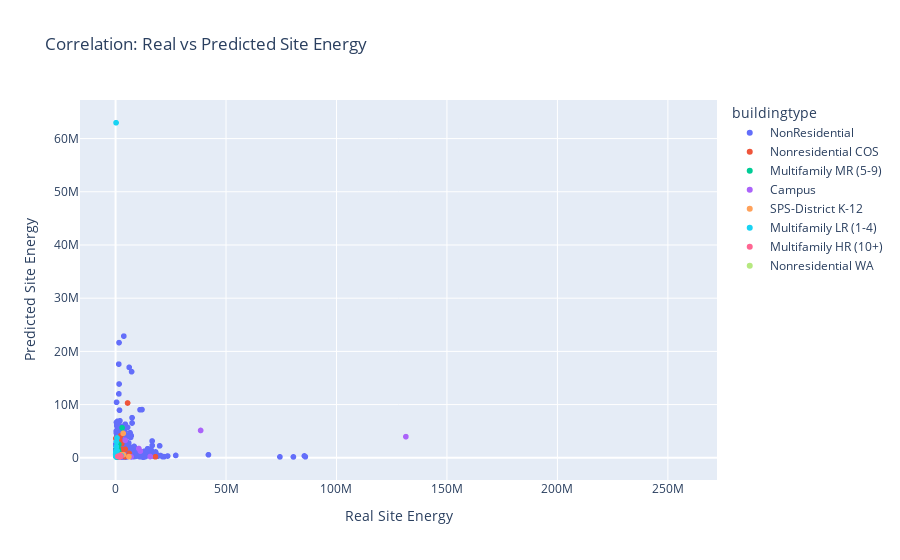

The notebook cell this image was saved under:
### Code cell
import plotly.express as px
import plotly.offline as pyo

# Initialize notebook mode
pyo.init_notebook_mode(connected=True)
X_graph = pd.DataFrame()
X_graph['real_siteenergy'] = np.exp(Y['log_siteenergyusekwh'])
X_graph['train_pred_siteenergy'] = pd.DataFrame(np.exp(model_tm.predict(X_test)))[1]
X_graph['largestpropertyusetypegfa'] = X['largestpropertyusetypegfa']
X_graph['buildingtype'] = X['buildingtype']
# Count the number of observations
X_graph['num_observations'] = len(X_graph)

pd.DataFrame(np.exp(model_tm.predict(X)))[1]
# Create a scatter plot for real_siteenergy vs train_pred_siteenergy
fig2 = px.scatter(data_frame=X_graph, x='real_siteenergy', y='train_pred_siteenergy', title='Correlation: Real vs Predicted Site Energy',
                 hover_data=['largestpropertyusetypegfa', 'num_observations'], color='buildingtype')
fig2.update_xaxes(title='Real Site Energy')
fig2.update_yaxes(title='Predicted Site Energy')
fig2

### Figure 1 — Plotly figure (JSON) as saved in the notebook; plotly's stock layout.template omitted (floating-point values rounded to 4 significant figures; data arrays with more than 128 entries replaced by an {"elided": "..."} marker saying what was removed)
{"data": [{"customdata": {"elided": "1428x2 int values"}, "hovertemplate": "buildingtype=NonResidential<br>real_siteenergy=%{x}<br>train_pred_siteenergy=%{y}<br>largestpropertyusetypegfa=%{customdata[0]}<br>num_observations=%{customdata[1]}<extra></extra>", "legendgroup": "NonResidential", "marker": {"color": "#636efa", "symbol": "circle"}, "mode": "markers", "name": "NonResidential", "showlegend": true, "type": "scattergl", "x": {"elided": "1428 float values"}, "xaxis": "x", "y": {"elided": "1428 float values"}, "yaxis": "y"}, {"customdata": {"elided": "81x2 int values"}, "hovertemplate": "buildingtype=Nonresidential COS<br>real_siteenergy=%{x}<br>train_pred_siteenergy=%{y}<br>largestpropertyusetypegfa=%{customdata[0]}<br>num_observations=%{customdata[1]}<extra></extra>", "legendgroup": "Nonresidential COS", "marker": {"color": "#EF553B", "symbol": "circle"}, "mode": "markers", "name": "Nonresidential COS", "showlegend": true, "type": "scattergl", "x": [3542000.0, 5448000.0, 6934000.0, 2386000.0, 6141000.0, 799000.0, 256700.0, 6073000.0, 4291000.0, 2744000.0, 2191000.0, 2212000.0, 126200.0, 2776000.0, 2766000.0, 1151000.0, 4347000.0, 18050000.0, 6204000.0, 3873000.0, 1048000.0, 558100.0, 2457000.0, 4241000.0, 326600.0, 907300.0, 422500.0, 683700.0, 668300.0, 901700.0, 1570000.0, 1547000.0, 516100.0, 1730000.0, 728400.0, 833700.0, 537100.0, 449400.0, 2370000.0, 1040000.0, 713900.0, 819600.0, 223900.0, 1267000.0, 618000.0, 625400.0, 311800.0, 1024000.0, 2360000.0, 525100.0, 1231000.0, 1505000.0, 649900.0, 724900.0, 478100.0, 123500.0, 317400.0, 594400.0, 582400.0, 379700.0, 2484000.0, 1515000.0, 5413000.0, 1605000.0, 711900.0, 3545000.0, 270700.0, 3880000.0, 186700.0, 249400.0, 229600.0, 189200.0, 274500.0, 1500000.0, 1751000.0, 531500.0, 273200.0, 278500.0, 1690000.0, 210900.0, 337900.0], "xaxis": "x", "y": [375600.0, 10300000.0, 245200.0, 4158000.0, 743000.0, 272000.0, 253200.0, 478300.0, 242000.0, 345600.0, 3154000.0, 421600.0, 3642000.0, 1489000.0, 2641000.0, 1870000.0, 1616000.0, 198100.0, 820700.0, 342800.0, 843300.0, 648400.0, 738200.0, 231900.0, null, null, null, null, null, null, null, null, null, null, null, null, null, null, null, null, null, null, null, null, null, null, null, null, null, null, null, null, null, null, null, null, null, null, null, null, null, null, null, null, null, null, null, null, null, null, null, null, null, null, null, null, null, null, null, null, null], "yaxis": "y"}, {"customdata": {"elided": "569x2 int values"}, "hovertemplate": "buildingtype=Multifamily MR (5-9)<br>real_siteenergy=%{x}<br>train_pred_siteenergy=%{y}<br>largestpropertyusetypegfa=%{customdata[0]}<br>num_observations=%{customdata[1]}<extra></extra>", "legendgroup": "Multifamily MR (5-9)", "marker": {"color": "#00cc96", "symbol": "circle"}, "mode": "markers", "name": "Multifamily MR (5-9)", "showlegend": true, "type": "scattergl", "x": {"elided": "569 float values"}, "xaxis": "x", "y": {"elided": "569 float values"}, "yaxis": "y"}, {"customdata": [[757027, 3196], [483000, 3196], [667335, 3196], [240984, 3196], [217088, 3196], [44078, 3196], [155000, 3196], [535947, 3196], [22800, 3196], [96154, 3196], [15614, 3196], [22669, 3196], [17114, 3196], [1719643, 3196], [57952, 3196], [139557, 3196], [260241, 3196], [230970, 3196], [46100, 3196], [533826, 3196], [109794, 3196], [30562, 3196], [149856, 3196], [9320156, 3196]], "hovertemplate": "buildingtype=Campus<br>real_siteenergy=%{x}<br>train_pred_siteenergy=%{y}<br>largestpropertyusetypegfa=%{customdata[0]}<br>num_observations=%{customdata[1]}<extra></extra>", "legendgroup": "Campus", "marker": {"color": "#ab63fa", "symbol": "circle"}, "mode": "markers", "name": "Campus", "showlegend": true, "type": "scattergl", "x": [131400000.0, 11230000.0, 10520000.0, 15670000.0, 7039000.0, 4379000.0, 6090000.0, 38500000.0, 651200.0, 1960000.0, 1593000.0, 1107000.0, 2023000.0, 33600000.0, 906000.0, 2297000.0, 9968000.0, 6161000.0, 638000.0, 26560000.0, 966100.0, 475400.0, 1857000.0, 256100000.0], "xaxis": "x", "y": [3972000.0, 1250000.0, 1738000.0, 237000.0, 181900.0, 3284000.0, 227900.0, 5134000.0, 242500.0, null, null, null, null, null, null, null, null, null, null, null, null, null, null, null], "yaxis": "y"}, {"customdata": [[54986, 3196], [245587, 3196], [238550, 3196], [367884, 3196], [180633, 3196], [32590, 3196], [48789, 3196], [51672, 3196], [117116, 3196], [42128, 3196]], "hovertemplate": "buildingtype=SPS-District K-12<br>real_siteenergy=%{x}<br>train_pred_siteenergy=%{y}<br>largestpropertyusetypegfa=%{customdata[0]}<br>num_observations=%{customdata[1]}<extra></extra>", "legendgroup": "SPS-District K-12", "marker": {"color": "#FFA15A", "symbol": "circle"}, "mode": "markers", "name": "SPS-District K-12", "showlegend": true, "type": "scattergl", "x": [483700.0, 3448000.0, 2449000.0, 3595000.0, 6060000.0, 399100.0, 380500.0, 421000.0, 1677000.0, 500900.0], "xaxis": "x", "y": [332600.0, 4594000.0, 542500.0, 595400.0, 198700.0, null, null, null, null, null], "yaxis": "y"}, {"customdata": {"elided": "977x2 int values"}, "hovertemplate": "buildingtype=Multifamily LR (1-4)<br>real_siteenergy=%{x}<br>train_pred_siteenergy=%{y}<br>largestpropertyusetypegfa=%{customdata[0]}<br>num_observations=%{customdata[1]}<extra></extra>", "legendgroup": "Multifamily LR (1-4)", "marker": {"color": "#19d3f3", "symbol": "circle"}, "mode": "markers", "name": "Multifamily LR (1-4)", "showlegend": true, "type": "scattergl", "x": {"elided": "977 float values"}, "xaxis": "x", "y": {"elided": "977 float values"}, "yaxis": "y"}, {"customdata": {"elided": "106x2 int values"}, "hovertemplate": "buildingtype=Multifamily HR (10+)<br>real_siteenergy=%{x}<br>train_pred_siteenergy=%{y}<br>largestpropertyusetypegfa=%{customdata[0]}<br>num_observations=%{customdata[1]}<extra></extra>", "legendgroup": "Multifamily HR (10+)", "marker": {"color": "#FF6692", "symbol": "circle"}, "mode": "markers", "name": "Multifamily HR (10+)", "showlegend": true, "type": "scattergl", "x": [2460000.0, 1798000.0, 2009000.0, 1849000.0, 986600.0, 901900.0, 1233000.0, 4354000.0, 951200.0, 4152000.0, 6621000.0, 1097000.0, 5109000.0, 4569000.0, 2292000.0, 3105000.0, 4285000.0, 2584000.0, 1329000.0, 5379000.0, 2513000.0, 1446000.0, 10460000.0, 1730000.0, 972500.0, 3206000.0, 5723000.0, 3440000.0, 14050000.0, 1093000.0, 2968000.0, 6090000.0, 2400000.0, 5831000.0, 3467000.0, 3300000.0, 3995000.0, 2993000.0, 1281000.0, 2328000.0, 343100.0, 1745000.0, 730700.0, 1414000.0, 3156000.0, 7611000.0, 3954000.0, 1496000.0, 4209000.0, 499200.0, 1164000.0, 731700.0, 771100.0, 1251000.0, 983800.0, 1968000.0, 944200.0, 352200.0, 1852000.0, 1141000.0, 2812000.0, 2839000.0, 3290000.0, 1457000.0, 1534000.0, 2147000.0, 1441000.0, 2186000.0, 1066000.0, 6464000.0, 1458000.0, 1310000.0, 2547000.0, 1233000.0, 909700.0, 1065000.0, 2944000.0, 2685000.0, 17320000.0, 1497000.0, 1892000.0, 1507000.0, 1780000.0, 1985000.0, 1633000.0, 696100.0, 3136000.0, 1113000.0, 1658000.0, 4163000.0, 969400.0, 1731000.0, 2685000.0, 7443000.0, 2364000.0, 2947000.0, 1358000.0, 3503000.0, 3506000.0, 1725000.0, 6991000.0, 2360000.0, 6054000.0, 1326000.0, 4515000.0, 1416000.0], "xaxis": "x", "y": [292900.0, 302100.0, 435000.0, 141800.0, 261800.0, null, null, null, null, null, null, null, null, null, null, null, null, null, null, null, null, null, null, null, null, null, null, null, null, null, null, null, null, null, null, null, null, null, null, null, null, null, null, null, null, null, null, null, null, null, null, null, null, null, null, null, null, null, null, null, null, null, null, null, null, null, null, null, null, null, null, null, null, null, null, null, null, null, null, null, null, null, null, null, null, null, null, null, null, null, null, null, null, null, null, null, null, null, null, null, null, null, null, null, null, null], "yaxis": "y"}, {"customdata": [[68916, 3196]], "hovertemplate": "buildingtype=Nonresidential WA<br>real_siteenergy=%{x}<br>train_pred_siteenergy=%{y}<br>largestpropertyusetypegfa=%{customdata[0]}<br>num_observations=%{customdata[1]}<extra></extra>", "legendgroup": "Nonresidential WA", "marker": {"color": "#B6E880", "symbol": "circle"}, "mode": "markers", "name": "Nonresidential WA", "showlegend": true, "type": "scattergl", "x": [932200.0], "xaxis": "x", "y": [null], "yaxis": "y"}], "layout": {"legend": {"title": {"text": "buildingtype"}, "tracegroupgap": 0}, "title": {"text": "Correlation: Real vs Predicted Site Energy"}, "xaxis": {"anchor": "y", "domain": [0, 1], "title": {"text": "Real Site Energy"}}, "yaxis": {"anchor": "x", "domain": [0, 1], "title": {"text": "Predicted Site Energy"}}}}
